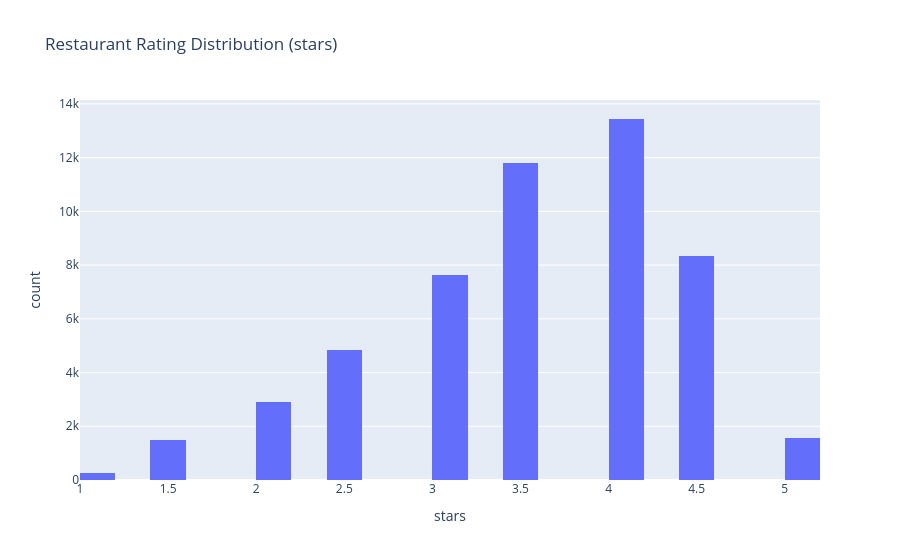
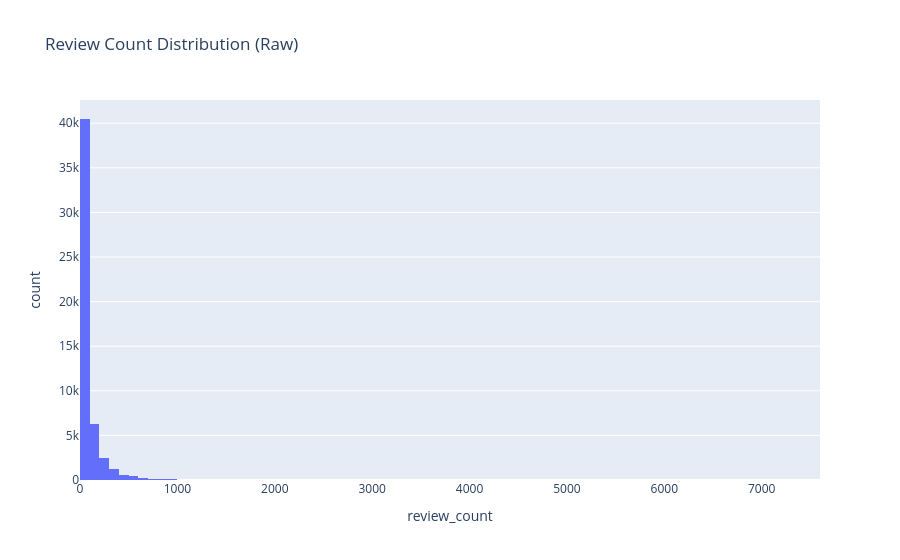
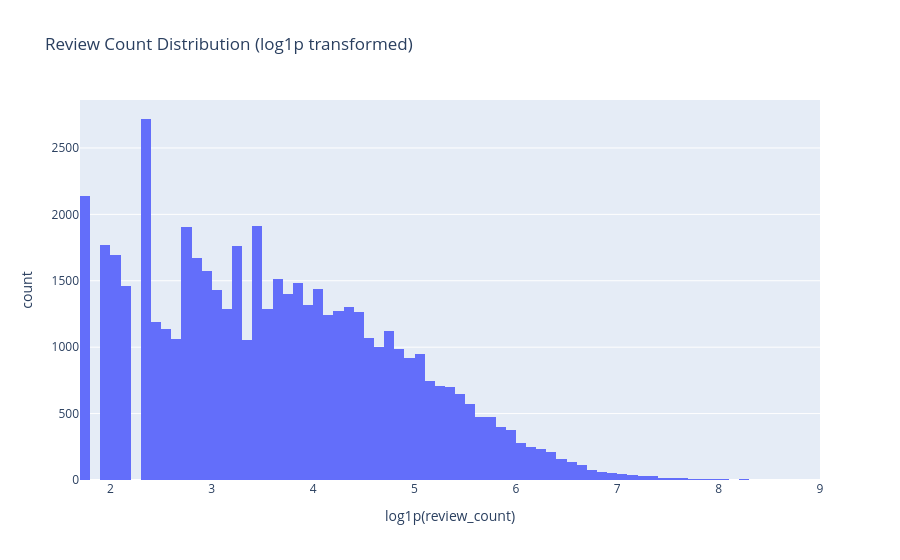

Notebook cell for these charts, in order:
### Markdown cell above
## 2) Rating and Review Count Distributions

We inspect `stars` and `review_count` from business-level data.
- Ratings are often left-skewed in Yelp-like data.
- Review counts are typically heavy-tailed (power-law-like), so `log1p` is useful.

### Code cell
if "stars" in business_df.columns:
    fig_stars = px.histogram(
        business_df,
        x="stars",
        nbins=25,
        title="Restaurant Rating Distribution (stars)",
    )
    fig_stars.show()
else:
    display(Markdown("`stars` not found in business parquet."))

if "review_count" in business_df.columns:
    fig_reviews = px.histogram(
        business_df,
        x="review_count",
        nbins=80,
        title="Review Count Distribution (Raw)",
    )
    fig_reviews.show()

    review_count_log = np.log1p(business_df["review_count"].fillna(0))
    fig_reviews_log = px.histogram(
        x=review_count_log,
        nbins=80,
        title="Review Count Distribution (log1p transformed)",
        labels={"x": "log1p(review_count)"},
    )
    fig_reviews_log.show()

    display(Markdown(
        "**CTR feature signal:** `stars` and `review_count` are useful trust/popularity signals. "
        "Apply scaling and log transform to stabilize heavy tails."
    ))
else:
    display(Markdown("`review_count` not found in business parquet."))

### Figure 1 — Plotly figure (JSON) as saved in the notebook; plotly's stock layout.template omitted (floating-point values rounded to 4 significant figures; data arrays with more than 128 entries replaced by an {"elided": "..."} marker saying what was removed)
{"data": [{"bingroup": "x", "hovertemplate": "stars=%{x}<br>count=%{y}<extra></extra>", "legendgroup": "", "marker": {"color": "#636efa", "pattern": {"shape": ""}}, "name": "", "nbinsx": 25, "orientation": "v", "showlegend": false, "type": "histogram", "x": {"elided": "52268 float values"}, "xaxis": "x", "yaxis": "y"}], "layout": {"barmode": "relative", "legend": {"tracegroupgap": 0}, "title": {"text": "Restaurant Rating Distribution (stars)"}, "xaxis": {"anchor": "y", "domain": [0, 1], "title": {"text": "stars"}}, "yaxis": {"anchor": "x", "domain": [0, 1], "title": {"text": "count"}}}}

### Figure 2 — Plotly figure (JSON) as saved in the notebook; plotly's stock layout.template omitted (floating-point values rounded to 4 significant figures; data arrays with more than 128 entries replaced by an {"elided": "..."} marker saying what was removed)
{"data": [{"bingroup": "x", "hovertemplate": "review_count=%{x}<br>count=%{y}<extra></extra>", "legendgroup": "", "marker": {"color": "#636efa", "pattern": {"shape": ""}}, "name": "", "nbinsx": 80, "orientation": "v", "showlegend": false, "type": "histogram", "x": {"elided": "52268 int values"}, "xaxis": "x", "yaxis": "y"}], "layout": {"barmode": "relative", "legend": {"tracegroupgap": 0}, "title": {"text": "Review Count Distribution (Raw)"}, "xaxis": {"anchor": "y", "domain": [0, 1], "title": {"text": "review_count"}}, "yaxis": {"anchor": "x", "domain": [0, 1], "title": {"text": "count"}}}}

### Figure 3 — Plotly figure (JSON) as saved in the notebook; plotly's stock layout.template omitted (floating-point values rounded to 4 significant figures; data arrays with more than 128 entries replaced by an {"elided": "..."} marker saying what was removed)
{"data": [{"bingroup": "x", "hovertemplate": "log1p(review_count)=%{x}<br>count=%{y}<extra></extra>", "legendgroup": "", "marker": {"color": "#636efa", "pattern": {"shape": ""}}, "name": "", "nbinsx": 80, "orientation": "v", "showlegend": false, "type": "histogram", "x": {"elided": "52268 float values"}, "xaxis": "x", "yaxis": "y"}], "layout": {"barmode": "relative", "legend": {"tracegroupgap": 0}, "title": {"text": "Review Count Distribution (log1p transformed)"}, "xaxis": {"anchor": "y", "domain": [0, 1], "title": {"text": "log1p(review_count)"}}, "yaxis": {"anchor": "x", "domain": [0, 1], "title": {"text": "count"}}}}
